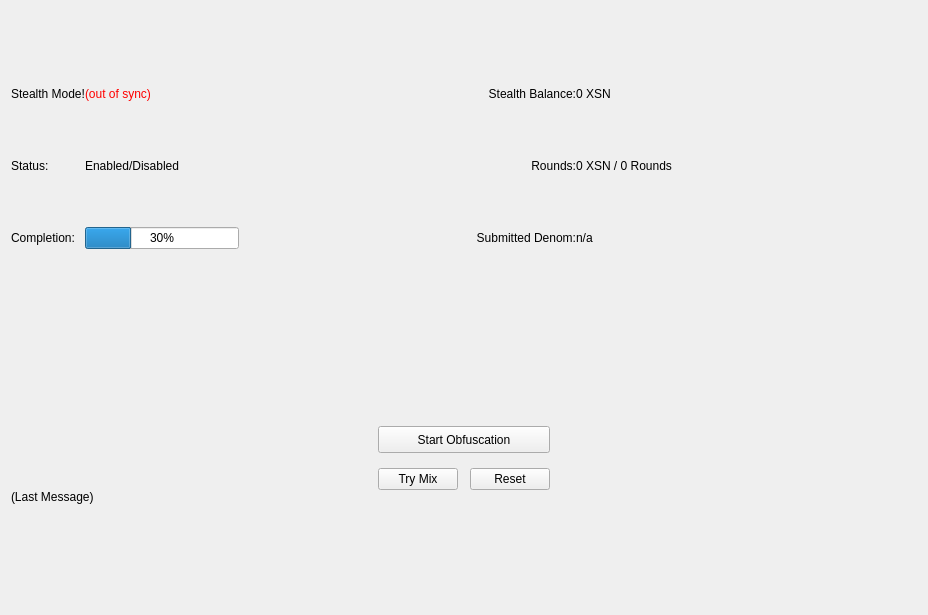
<?xml version="1.0" encoding="UTF-8"?>
<ui version="4.0">
 <class>StealthModePage</class>
 <widget class="QWidget" name="StealthModePage">
  <property name="geometry">
   <rect>
    <x>0</x>
    <y>0</y>
    <width>928</width>
    <height>615</height>
   </rect>
  </property>
  <property name="windowTitle">
   <string>Form</string>
  </property>
  <layout class="QVBoxLayout" name="verticalLayout">
   <property name="spacing">
    <number>30</number>
   </property>
   <item>
    <widget class="QLabel" name="label">
     <property name="text">
      <string/>
     </property>
     <property name="pixmap">
      <pixmap resource="../xsn.qrc">:/images/res/images/pages/ghostcoins/stealth-header.png</pixmap>
     </property>
    </widget>
   </item>
   <item>
    <widget class="QWidget" name="ObfuscationFrame" native="true">
     <layout class="QGridLayout" rowminimumheight="60,60,60">
      <property name="leftMargin">
       <number>0</number>
      </property>
      <property name="horizontalSpacing">
       <number>0</number>
      </property>
      <property name="verticalSpacing">
       <number>12</number>
      </property>
      <item row="1" column="1">
       <widget class="QLabel" name="obfuscationEnabled">
        <property name="text">
         <string>Enabled/Disabled</string>
        </property>
       </widget>
      </item>
      <item row="0" column="3">
       <widget class="QLabel" name="labelAnonymizedText">
        <property name="text">
         <string>Stealth Balance:</string>
        </property>
        <property name="alignment">
         <set>Qt::AlignRight|Qt::AlignTrailing|Qt::AlignVCenter</set>
        </property>
       </widget>
      </item>
      <item row="2" column="0">
       <widget class="QLabel" name="completionLabel">
        <property name="text">
         <string>Completion:</string>
        </property>
        <property name="alignment">
         <set>Qt::AlignLeading|Qt::AlignLeft|Qt::AlignVCenter</set>
        </property>
       </widget>
      </item>
      <item row="2" column="1">
       <widget class="QProgressBar" name="obfuscationProgress">
        <property name="maximumSize">
         <size>
          <width>154</width>
          <height>16777215</height>
         </size>
        </property>
        <property name="value">
         <number>30</number>
        </property>
       </widget>
      </item>
      <item row="0" column="0">
       <widget class="QLabel" name="stealthModeLabel">
        <property name="font">
         <font/>
        </property>
        <property name="text">
         <string>Stealth Mode!</string>
        </property>
       </widget>
      </item>
      <item row="1" column="4">
       <widget class="QLabel" name="labelAmountRounds">
        <property name="text">
         <string>0 XSN / 0 Rounds</string>
        </property>
       </widget>
      </item>
      <item row="0" column="4">
       <widget class="QLabel" name="labelAnonymized">
        <property name="font">
         <font/>
        </property>
        <property name="text">
         <string notr="true">0 XSN</string>
        </property>
       </widget>
      </item>
      <item row="1" column="3">
       <widget class="QLabel" name="roundsLabel">
        <property name="text">
         <string>Rounds:</string>
        </property>
        <property name="alignment">
         <set>Qt::AlignRight|Qt::AlignTrailing|Qt::AlignVCenter</set>
        </property>
       </widget>
      </item>
      <item row="2" column="4">
       <widget class="QLabel" name="labelSubmittedDenom">
        <property name="toolTip">
         <string>The denominations you submitted to the Masternode.&lt;br&gt;To mix, other users must submit the exact same denominations.</string>
        </property>
        <property name="text">
         <string>n/a</string>
        </property>
       </widget>
      </item>
      <item row="1" column="0">
       <widget class="QLabel" name="statusLabel">
        <property name="text">
         <string>Status:</string>
        </property>
        <property name="alignment">
         <set>Qt::AlignLeading|Qt::AlignLeft|Qt::AlignVCenter</set>
        </property>
       </widget>
      </item>
      <item row="2" column="3">
       <widget class="QLabel" name="label_16">
        <property name="text">
         <string>Submitted Denom:</string>
        </property>
        <property name="alignment">
         <set>Qt::AlignRight|Qt::AlignTrailing|Qt::AlignVCenter</set>
        </property>
       </widget>
      </item>
      <item row="0" column="1">
       <widget class="QLabel" name="labelObfuscationSyncStatus">
        <property name="toolTip">
         <string>The displayed information may be out of date. Your wallet automatically synchronizes with the XSN network after a connection is established, but this process has not completed yet.</string>
        </property>
        <property name="styleSheet">
         <string notr="true">QLabel { color: red; }</string>
        </property>
        <property name="text">
         <string notr="true">(out of sync)</string>
        </property>
        <property name="alignment">
         <set>Qt::AlignLeading|Qt::AlignLeft|Qt::AlignVCenter</set>
        </property>
       </widget>
      </item>
      <item row="0" column="2">
       <spacer name="horizontalSpacer_5">
        <property name="orientation">
         <enum>Qt::Horizontal</enum>
        </property>
        <property name="sizeHint" stdset="0">
         <size>
          <width>40</width>
          <height>20</height>
         </size>
        </property>
       </spacer>
      </item>
      <item row="1" column="2">
       <widget class="QLabel" name="spacerLabel">
        <property name="text">
         <string/>
        </property>
       </widget>
      </item>
      <item row="2" column="5">
       <spacer name="horizontalSpacer_4">
        <property name="orientation">
         <enum>Qt::Horizontal</enum>
        </property>
        <property name="sizeHint" stdset="0">
         <size>
          <width>40</width>
          <height>20</height>
         </size>
        </property>
       </spacer>
      </item>
      <item row="1" column="5">
       <widget class="QLabel" name="spacerLabel_2">
        <property name="text">
         <string/>
        </property>
       </widget>
      </item>
     </layout>
    </widget>
   </item>
   <item>
    <widget class="QWidget" name="bottomContainer" native="true">
     <layout class="QVBoxLayout" name="verticalLayout_4">
      <property name="spacing">
       <number>0</number>
      </property>
      <property name="leftMargin">
       <number>0</number>
      </property>
      <property name="topMargin">
       <number>0</number>
      </property>
      <property name="rightMargin">
       <number>0</number>
      </property>
      <property name="bottomMargin">
       <number>0</number>
      </property>
      <item>
       <widget class="QWidget" name="widget" native="true">
        <layout class="QHBoxLayout" name="horizontalLayout_3">
         <item>
          <widget class="QLabel" name="label_2">
           <property name="text">
            <string/>
           </property>
           <property name="pixmap">
            <pixmap resource="../xsn.qrc">:/images/res/images/pages/stealthmode/exchange.png</pixmap>
           </property>
           <property name="scaledContents">
            <bool>false</bool>
           </property>
           <property name="alignment">
            <set>Qt::AlignCenter</set>
           </property>
          </widget>
         </item>
        </layout>
       </widget>
      </item>
      <item>
       <spacer name="verticalSpacer">
        <property name="orientation">
         <enum>Qt::Vertical</enum>
        </property>
        <property name="sizeHint" stdset="0">
         <size>
          <width>20</width>
          <height>40</height>
         </size>
        </property>
       </spacer>
      </item>
      <item>
       <layout class="QHBoxLayout" name="horizontalLayout">
        <property name="leftMargin">
         <number>15</number>
        </property>
        <property name="topMargin">
         <number>0</number>
        </property>
        <property name="rightMargin">
         <number>15</number>
        </property>
        <item>
         <spacer name="horizontalSpacer_2">
          <property name="orientation">
           <enum>Qt::Horizontal</enum>
          </property>
          <property name="sizeHint" stdset="0">
           <size>
            <width>40</width>
            <height>20</height>
           </size>
          </property>
         </spacer>
        </item>
        <item>
         <layout class="QVBoxLayout" name="verticalLayout_2">
          <property name="spacing">
           <number>15</number>
          </property>
          <property name="topMargin">
           <number>15</number>
          </property>
          <item>
           <widget class="QPushButton" name="toggleObfuscation">
            <property name="minimumSize">
             <size>
              <width>82</width>
              <height>27</height>
             </size>
            </property>
            <property name="text">
             <string>Start Obfuscation</string>
            </property>
           </widget>
          </item>
          <item>
           <layout class="QHBoxLayout" name="horizontalLayout_2">
            <property name="spacing">
             <number>12</number>
            </property>
            <property name="bottomMargin">
             <number>0</number>
            </property>
            <item>
             <widget class="QPushButton" name="obfuscationAuto">
              <property name="text">
               <string>Try Mix</string>
              </property>
             </widget>
            </item>
            <item>
             <widget class="QPushButton" name="obfuscationReset">
              <property name="text">
               <string>Reset</string>
              </property>
             </widget>
            </item>
           </layout>
          </item>
         </layout>
        </item>
        <item>
         <spacer name="horizontalSpacer_3">
          <property name="orientation">
           <enum>Qt::Horizontal</enum>
          </property>
          <property name="sizeHint" stdset="0">
           <size>
            <width>40</width>
            <height>20</height>
           </size>
          </property>
         </spacer>
        </item>
       </layout>
      </item>
      <item>
       <widget class="QLabel" name="obfuscationStatus">
        <property name="minimumSize">
         <size>
          <width>288</width>
          <height>43</height>
         </size>
        </property>
        <property name="text">
         <string>(Last Message)</string>
        </property>
        <property name="alignment">
         <set>Qt::AlignLeading|Qt::AlignLeft|Qt::AlignTop</set>
        </property>
        <property name="wordWrap">
         <bool>true</bool>
        </property>
       </widget>
      </item>
      <item>
       <spacer name="verticalSpacer_2">
        <property name="orientation">
         <enum>Qt::Vertical</enum>
        </property>
        <property name="sizeHint" stdset="0">
         <size>
          <width>20</width>
          <height>40</height>
         </size>
        </property>
       </spacer>
      </item>
     </layout>
    </widget>
   </item>
  </layout>
 </widget>
 <resources>
  <include location="../xsn.qrc"/>
 </resources>
 <connections/>
</ui>
